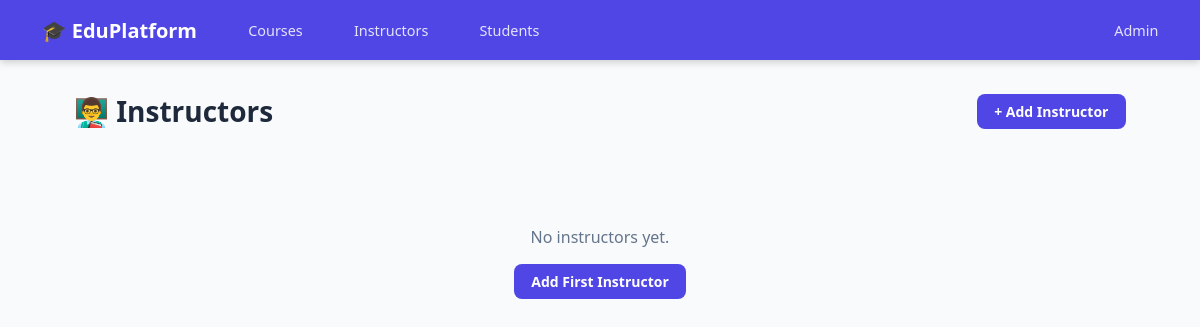
Page /instructors/ on the earlier database version.
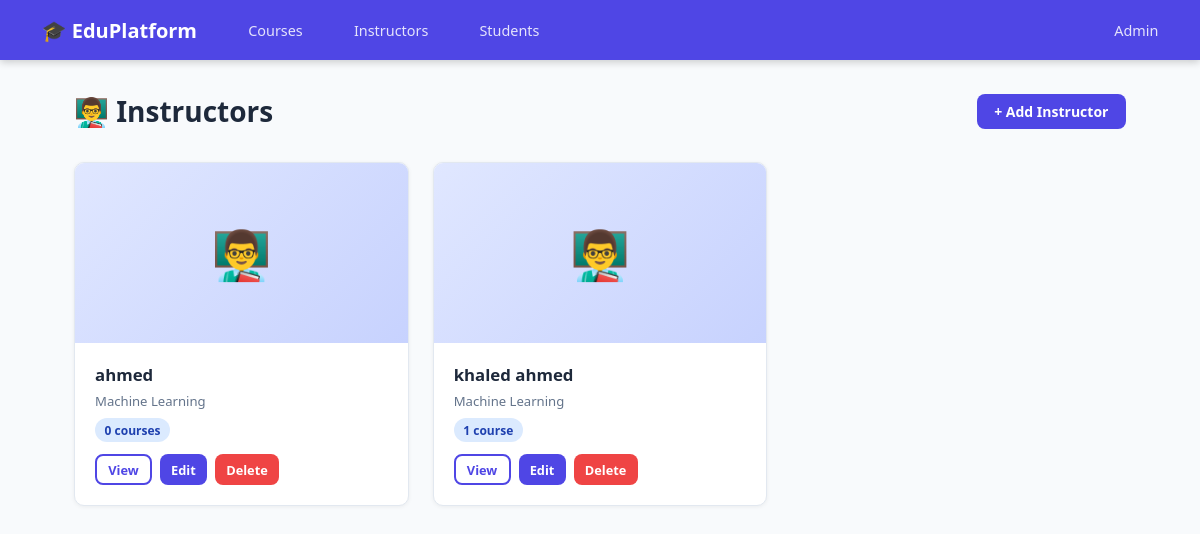
Same page on the later database version.
### instructor/models.py (models this page shows, shortened)
class Instructor(models.Model):
    user = models.OneToOneField(
        User,
        on_delete=models.CASCADE,
        related_name='instructor_profile'
    )
    bio = models.TextField(blank=True)
    expertise = models.CharField(max_length=200)
    phone = models.CharField(max_length=20, blank=True)
    website = models.URLField(blank=True)
    hire_date = models.DateField(auto_now_add=True)
    class Meta:
        ordering = ['user__last_name']
        verbose_name = 'Instructor'
        verbose_name_plural = 'Instructors'
    def get_full_name(self):
        return self.user.get_full_name() or self.user.username
    def total_courses(self):
        return self.courses.count()

### instructor/views.py (the view)
# urls.py: path('', views.instructor_list, name='instructor_list'),
def instructor_list(request):
    instructors = Instructor.objects.select_related('user').all()
    return render(request, 'instructor/instructor_list.html', {
        'instructors': instructors,
        'page_title': 'All Instructors',
    })

### instructor/templates/instructor/instructor_list.html (shortened to what this page needs)
{% extends "base.html" %}
{% block content %}
<div class="page-header">
  <h1>👨‍🏫 Instructors</h1>
  <div class="actions">
    <a href="{% url 'instructor_create' %}" class="btn btn-primary">+ Add Instructor</a>
  </div>
</div>
{% if instructors %}
<div class="grid-3">
  {% for instructor in instructors %}
  <div class="card">
    <div class="card-img">👨‍🏫</div>
    <div class="card-body">
      <div class="card-title">{{ instructor.get_full_name }}</div>
      <div class="card-meta">{{ instructor.expertise }}</div>
      <div style="margin-bottom:.75rem">
        <span class="badge badge-blue">{{ instructor.total_courses }} course{{ instructor.total_courses|pluralize }}</span>
      </div>
      <div style="display:flex;gap:.5rem;flex-wrap:wrap">
        <a href="{% url 'instructor_detail' instructor.pk %}" class="btn btn-outline btn-sm">View</a>
        <a href="{% url 'instructor_edit' instructor.pk %}" class="btn btn-primary btn-sm">Edit</a>
        <a href="{% url 'instructor_delete' instructor.pk %}" class="btn btn-danger btn-sm">Delete</a>
      </div>
    </div>
  </div>
  {% endfor %}
</div>
{% else %}
<div class="empty">
  <p>No instructors yet.</p>
  <a href="{% url 'instructor_create' %}" class="btn btn-primary">Add First Instructor</a>
</div>
{% endif %}
{% endblock %}

Differences in the rows shown:
added Instructor: get_full_name "ahmed", expertise "Machine Learning", total_courses "0"
added Instructor: get_full_name "khaled ahmed", expertise "Machine Learning", total_courses "1"
Other differences:
text no longer shown: "No instructors yet. Add First Instructor"
